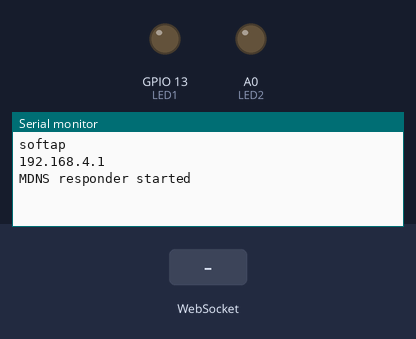
Bench run of a sketch on a simulated ESP8266 (NodeMCU). Shown: output pins drawn as LEDs (lit = HIGH), the last lines printed to the serial monitor. The test bench sets the inputs (shaded band).

Above: at 1.2 s.
1.3 s: WebSocket text "1" received
At 2.5 s:
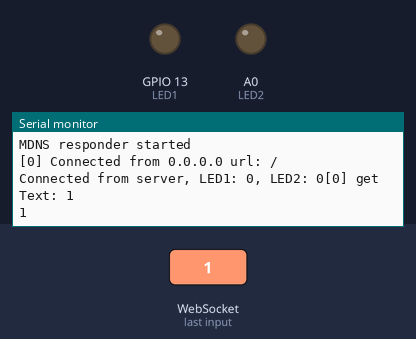
2.8 s: WebSocket text "0" received
At 3.8 s:
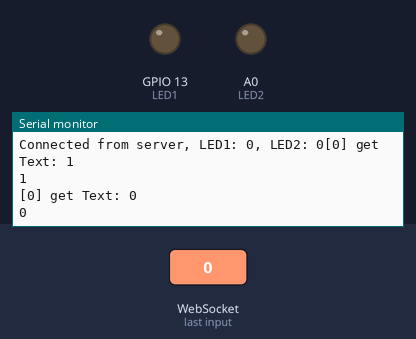

Measured:
- after the input at 1.3 s, the serial monitor: prints a new line at once (image 1)
- after the input at 2.8 s, the serial monitor: prints a new line at once (image 2)

The sketch:

Websocket.ino
```cpp
#ifdef ESP8266
#include <ESP8266WiFi.h>
#include <ESP8266mDNS.h>
#elif defined(ESP32)
#include <WiFi.h>
#include <ESPmDNS.h>
#else
#error "Board not found"
#endif

#include <WebSocketsServer.h>

#include <ArduinoJson.h>


#define LED1 13
#define LED2 17


char webpage[] PROGMEM = R"=====( // PROGMEM to flash memory
<!DOCTYPE html>
<html>
<script>
var connection = new WebSocket('ws://'+location.hostname+':81/');
fetch("/status").then(response =>response.json()).then(data => set_state(data));
var button_1_status = 0;
var button_2_status = 0;

setInterval(() => {
fetch("/status").then(response =>response.json()).then(data => set_state(data));
},1000);

function set_state(states)
{
  document.getElementById("button_1").disabled = states.LED1 == 0?"":"true";
  document.getElementById("button_2").disabled = states.LED1 == 0?"true":"";
  document.getElementById("button_3").disabled = states.LED2 == 0?"":"true";
  document.getElementById("button_4").disabled = states.LED2 == 0?"true":"";
}

function button_1_on()
{
   button_1_status = 1;
  console.log("LED 1 is ON");
  send_data();
}
function button_1_off()
{
  button_1_status = 0;
console.log("LED 1 is OFF");
send_data();
}
function button_2_on()
{
   button_2_status = 1;
  console.log("LED 2 is ON");
  send_data();
}
function button_2_off()
{
  button_2_status = 0;
console.log("LED 2 is OFF");
send_data();
}
function send_data()
{
  var full_data = '{"LED1" :'+button_1_status+',"LED2":'+button_2_status+'}';
  connection.send(full_data);
}
</script>
<body>
<center>
<h1 style="color:Tomato;"><b>Mark's Home Automation</b></h1>
<h3> LED 1 </h3>
<button id="button_1" onclick="button_1_on()" >On</button> <button id="button_2" onclick="button_1_off()" >Off</button>
<h3> LED 2 </h3>
<button id="button_3" onclick="button_2_on()">On</button>  <button id="button_4" onclick="button_2_off()">Off</button>
</center>
</body>
</html>

)=====";

#include <ESPAsyncWebServer.h>

static int LED1_status =0;
static int LED2_status =0;

AsyncWebServer server(80); // server port 80
WebSocketsServer websockets(81); // server port 81

void notFound(AsyncWebServerRequest *request)
{
  request->send(404, "text/plain", "Page Not found");
}


void webSocketEvent(uint8_t num, WStype_t type, uint8_t * payload, size_t length) {

  switch (type)
  {
    case WStype_DISCONNECTED:
      Serial.printf("[%u] Disconnected!\n", num);
      break;
    case WStype_CONNECTED: {
        IPAddress ip = websockets.remoteIP(num);
        Serial.printf("[%u] Connected from %d.%d.%d.%d url: %s\n", num, ip[0], ip[1], ip[2], ip[3], payload);

        // send message to client
        char pointer[80];
        sprintf(pointer,  "Connected from server, LED1: %d, LED2: %d", LED1_status, LED2_status);
        websockets.sendTXT(num, pointer);
        Serial.printf(pointer);
      }
      break;
    case WStype_TEXT:
      Serial.printf("[%u] get Text: %s\n", num, payload);
      String message = String((char*)( payload));
      Serial.println(message);


     DynamicJsonDocument doc(200);
    // deserialize the data
    DeserializationError error = deserializeJson(doc, message);

  if (error) {
    Serial.print("deserializeJson() failed: ");
    Serial.println(error.c_str());
    return;
  }

  LED1_status = doc["LED1"];
  LED2_status = doc["LED2"];
  digitalWrite(LED1,LED1_status);
  digitalWrite(LED2,LED2_status);


  }
}

void setup(void)
{

  Serial.begin(115200);
  pinMode(LED1,OUTPUT);
  pinMode(LED2,OUTPUT);

  WiFi.softAP("mark", "marksanne");
  Serial.println("softap");
  Serial.println("");
  Serial.println(WiFi.softAPIP());


  if (MDNS.begin("ESP")) { //esp.local/
    Serial.println("MDNS responder started");
  }


  server.on("/", [](AsyncWebServerRequest * request)
  {
  request->send_P(200, "text/html", webpage);

  });

   server.on("/status", HTTP_GET, [](AsyncWebServerRequest * request)
  {
  char json[80];
  sprintf(json, "{\"LED1\":%d, \"LED2\":%d}",LED1_status,LED2_status);
  request->send(200, "text/json", json);

  });

  server.onNotFound(notFound);

  server.begin();  // it will start webserver
  websockets.begin();
  websockets.onEvent(webSocketEvent);

}


void loop(void)
{
 websockets.loop();
}
```
